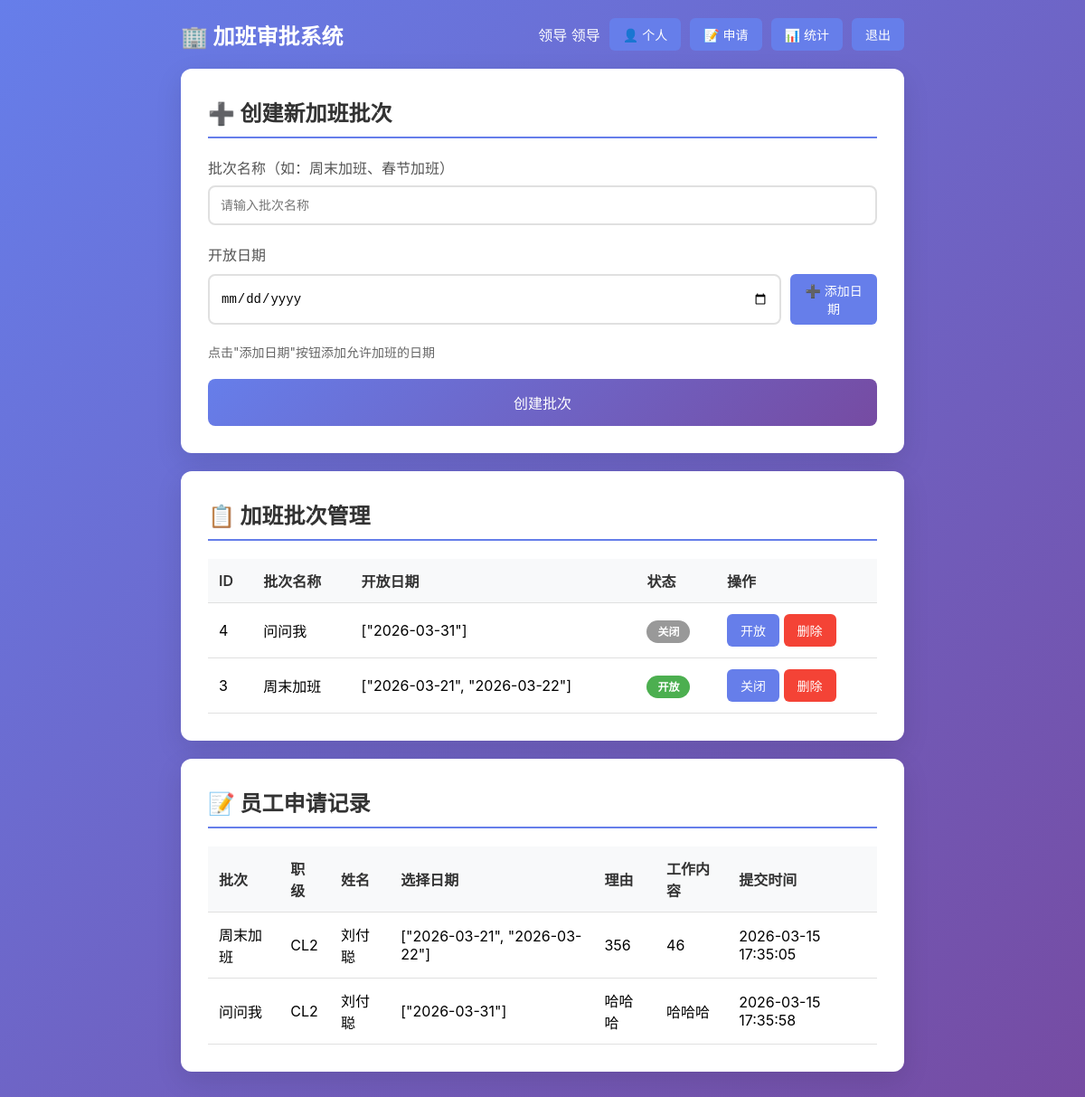
The page /admin (signed in) on the database its author committed.
### tables this page shows
CREATE TABLE overtime_batches (
        id INTEGER PRIMARY KEY AUTOINCREMENT,
        name TEXT NOT NULL,
        dates TEXT NOT NULL,  -- JSON数组，如 ["2026-03-18", "2026-03-19"]
        is_open INTEGER DEFAULT 0,
        created_at TIMESTAMP DEFAULT CURRENT_TIMESTAMP
    );

CREATE TABLE applications (
        id INTEGER PRIMARY KEY AUTOINCREMENT,
        user_id INTEGER NOT NULL,
        batch_id INTEGER NOT NULL,
        selected_dates TEXT NOT NULL,  -- JSON数组，员工选择的日期
        reason TEXT NOT NULL,
        work_content TEXT NOT NULL,
        created_at TIMESTAMP DEFAULT CURRENT_TIMESTAMP,
        updated_at TIMESTAMP DEFAULT CURRENT_TIMESTAMP,
        FOREIGN KEY (batch_id) REFERENCES overtime_batches(id)
    );

CREATE TABLE users (
        id INTEGER PRIMARY KEY AUTOINCREMENT,
        username TEXT UNIQUE NOT NULL,
        password TEXT NOT NULL,
        name TEXT NOT NULL,
        rank TEXT NOT NULL,
        is_admin INTEGER DEFAULT 0
    );

### app.py (the view, shortened to what this page needs)
@app.route('/admin', methods=['GET', 'POST'])
def admin():
    if 'user_id' not in session or not session.get('is_admin'):
        return redirect(url_for('login'))
    conn = get_db()
    batches = conn.execute('SELECT * FROM overtime_batches ORDER BY created_at DESC').fetchall()
    applications = conn.execute('''SELECT a.*, u.name, u.rank, b.name as batch_name
                                   FROM applications a
                                   JOIN users u ON a.user_id = u.id
                                   JOIN overtime_batches b ON a.batch_id = b.id
                                   ORDER BY b.id, u.rank, u.name''').fetchall()
    return render_template('admin.html', batches=batches, applications=applications)

### app.py (called while the page is built)
def get_db():
    if 'db' not in g:
        g.db = sqlite3.connect(DB_PATH)
        g.db.row_factory = sqlite3.Row
    return g.db

### templates/admin.html (shortened to what this page needs)
<!DOCTYPE html>
<html lang="zh-CN">
<head>
    <link rel="stylesheet" href="{{ url_for('static', filename='style.css') }}">
</head>
<body>
    <div class="container">
        <header>
            <h1>🏢 加班审批系统</h1>
            <div class="user-info">
                <span>领导 {{ session['name'] }}</span>
                <a href="{{ url_for('profile') }}" class="btn-small">👤 个人</a>
                <a href="{{ url_for('index') }}" class="btn-small">📝 申请</a>
                <a href="{{ url_for('stats') }}" class="btn-small">📊 统计</a>
                <a href="{{ url_for('logout') }}" class="btn-small">退出</a>
            </div>
        </header>
        <div class="card">
            <h2>➕ 创建新加班批次</h2>
            <form method="POST" id="addBatchForm">
                <div class="form-group">
                    <label>批次名称（如：周末加班、春节加班）</label>
                    <input type="text" name="name" required placeholder="请输入批次名称">
                </div>
                <div class="form-group">
                    <label>开放日期</label>
                    <div style="display: flex; gap: 10px; margin: 10px 0;">
                        <input type="date" id="datePicker">
                        <button type="button" class="btn-small" onclick="addDate()">➕ 添加日期</button>
                    </div>
                    <p class="hint">点击"添加日期"按钮添加允许加班的日期</p>
                </div>
                <button type="submit" class="btn">创建批次</button>
            </form>
        </div>
        <div class="card">
            <h2>📋 加班批次管理</h2>
            <table>
                <thead>
                    <tr>
                        <th>ID</th>
                        <th>批次名称</th>
                        <th>开放日期</th>
                        <th>状态</th>
                        <th>操作</th>
                    </tr>
                </thead>
                <tbody>
                    {% for batch in batches %}
                    <tr>
                        <td>{{ batch.id }}</td>
                        <td>{{ batch.name }}</td>
                        <td>{{ batch.dates }}</td>
                        <td>
                            {% if batch.is_open %}
                            <span class="badge badge-open">开放</span>
                            {% else %}
                            <span class="badge badge-closed">关闭</span>
                            {% endif %}
                        </td>
                        <td>
                            <form method="POST" style="display:inline;">
                                <button type="submit" class="btn-small">{{ '关闭' if batch.is_open else '开放' }}</button>
                            </form>
                            <form method="POST" style="display:inline;" onsubmit="return confirm('确定删除？此操作会删除所有相关申请');">
                                <button type="submit" class="btn-small btn-danger">删除</button>
                            </form>
                        </td>
                    </tr>
                    {% else %}
                    <tr>
                        <td colspan="5">暂无加班批次</td>
                    </tr>
                    {% endfor %}
                </tbody>
            </table>
        </div>
        <div class="card">
            <h2>📝 员工申请记录</h2>
            <table>
                <thead>
                    <tr>
                        <th>批次</th>
                        <th>职级</th>
                        <th>姓名</th>
                        <th>选择日期</th>
                        <th>理由</th>
                        <th>工作内容</th>
                        <th>提交时间</th>
                    </tr>
                </thead>
                <tbody>
                    {% for app in applications %}
                    <tr>
                        <td>{{ app.batch_name }}</td>
                        <td>{{ app.rank }}</td>
                        <td>{{ app.name }}</td>
                        <td>{{ app.selected_dates }}</td>
                        <td>{{ app.reason }}</td>
                        <td>{{ app.work_content }}</td>
                        <td>{{ app.created_at }}</td>
                    </tr>
                    {% else %}
                    <tr>
                        <td colspan="7">暂无申请记录</td>
                    </tr>
                    {% endfor %}
                </tbody>
            </table>
        </div>
    </div>
</body>
</html>

### static/style.css (style rules this page uses)
* { margin: 0; padding: 0; box-sizing: border-box; }
body { font-family: -apple-system, BlinkMacSystemFont, 'Segoe UI', 'PingFang SC', 'Hiragino Sans GB', 'Microsoft YaHei', sans-serif; background: linear-gradient(135deg, #667eea 0%, #764ba2 100%); min-height: 100vh; padding: 20px; }
.container { max-width: 800px; margin: 0 auto; }
h1 { color: white; text-align: center; margin-bottom: 30px; font-size: 2em; }
header { display: flex; justify-content: space-between; align-items: center; margin-bottom: 20px; flex-wrap: wrap; gap: 10px; }
header h1 { margin-bottom: 0; font-size: 1.5em; }
.user-info { display: flex; gap: 10px; align-items: center; color: white; }
.card { background: white; border-radius: 12px; padding: 30px; margin-bottom: 20px; box-shadow: 0 10px 30px rgba(0,0,0,0.1); }
.card h2 { color: #333; margin-bottom: 20px; padding-bottom: 10px; border-bottom: 2px solid #667eea; }
.form-group { margin-bottom: 20px; }
.form-group label { display: block; margin-bottom: 8px; color: #555; font-weight: 500; }
.form-group input, .form-group select, .form-group textarea { width: 100%; padding: 12px; border: 2px solid #e0e0e0; border-radius: 8px; font-size: 14px; transition: border-color 0.3s; }
.btn { background: linear-gradient(135deg, #667eea 0%, #764ba2 100%); color: white; border: none; padding: 14px 30px; border-radius: 8px; font-size: 16px; cursor: pointer; width: 100%; transition: transform 0.2s, box-shadow 0.2s; }
.btn-small { background: #667eea; color: white; padding: 8px 15px; border-radius: 6px; text-decoration: none; font-size: 14px; transition: background 0.2s; border: none; cursor: pointer; }
.badge { padding: 5px 12px; border-radius: 20px; font-size: 12px; font-weight: bold; }
.badge-open { background: #4caf50; color: white; }
.badge-closed { background: #999; color: white; }
.btn-danger { background: #f44336; }
.hint { color: #666; font-size: 14px; margin-bottom: 15px; }
table { width: 100%; border-collapse: collapse; margin-top: 15px; }
th, td { padding: 12px; text-align: left; border-bottom: 1px solid #e0e0e0; }
th { background: #f8f9fa; color: #333; font-weight: 600; }

### rows shown on the page
overtime_batches: id "4", name "问问我", dates "[\"2026-03-31\"]", shows "关闭", is_open "开放"
overtime_batches: id "3", name "周末加班", dates "[\"2026-03-21\", \"2026-03-22\"]", shows "开放", is_open "关闭"
applications: batch_name "周末加班", rank "CL2", name "刘付聪", selected_dates "[\"2026-03-21\", \"2026-03-22\"]", reason "356", work_content "46", created_at "2026-03-15 17:35:05"
applications: batch_name "问问我", rank "CL2", name "刘付聪", selected_dates "[\"2026-03-31\"]", reason "哈哈哈", work_content "哈哈哈", created_at "2026-03-15 17:35:58"

### other values the page prints
{{ session['name'] }} "领导"
